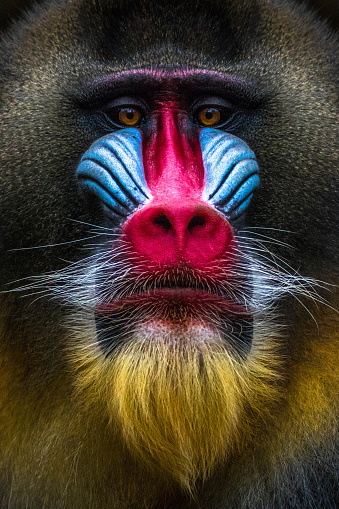
#> input picture photos/monkey.jpg, 339 x 509 px
$ python masking.py
#> lines starting #> are read from the running program, lines starting #| are printed output that depends on the picture; after the words box and inside, x2 and y2 are one past the last pixel; in counts of white or black regions, pixels touching at a corner belong together
import cv2 as cv
import numpy as np

img = cv.imread('photos/monkey.jpg')
#> img is the input picture: shape (509, 339, 3); mean B, G, R 49.5, 59.5, 74.2
cv.imshow('Animal', img)

blank = np.zeros(img.shape[:2], dtype='uint8')
cv.imshow('Blank Image', blank)

mask = cv.circle(blank, (img.shape[1]//2, img.shape[0]//2), 100, 255, -1)
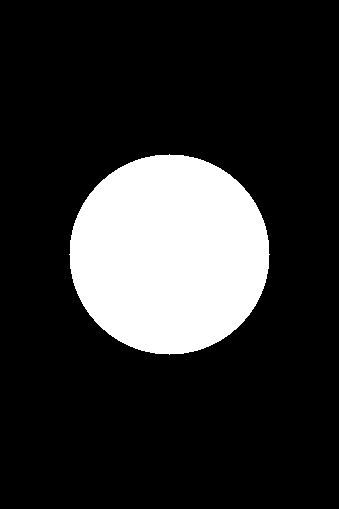
#> blank: shape (509, 339); 18.2% white; 1 white region, box (x1, y1, x2, y2) and area: (69, 154, 270, 355) 31417
cv.imshow('Mask', mask)


masked = cv.bitwise_and(img, img, mask=mask)
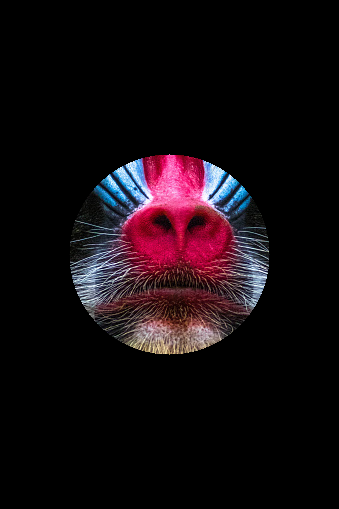
#> masked: shape (509, 339, 3); mean B, G, R 15.4, 11.3, 20
cv.imshow('Masked Image', masked)


cv.waitKey(0)

$ run again, with photos/group.jpg copied over photos/monkey.jpg
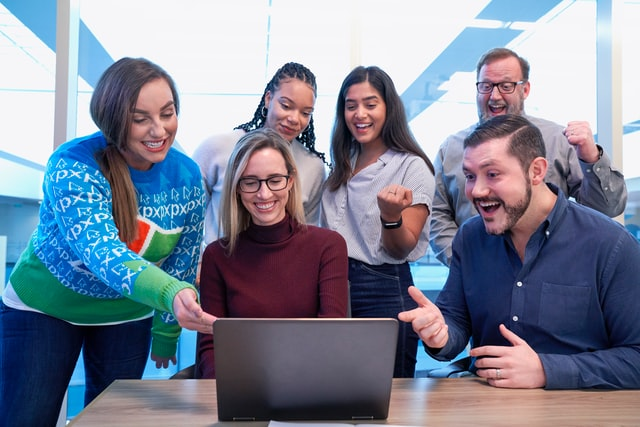
#> input picture photos/group.jpg, 640 x 427 px
#> img is the input picture: shape (427, 640, 3); mean B, G, R 149.5, 132.7, 126.3
#> `mask = cv.circle(blank, (img.shape[1]//2, img.shape[0]//2), 100, 255, ..`:
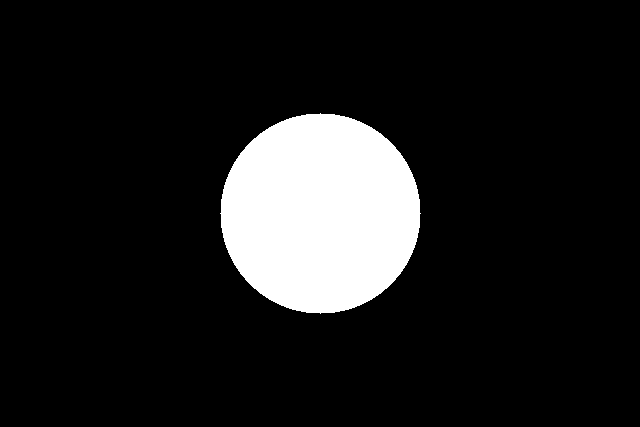
#> blank: shape (427, 640); 11.5% white; 1 white region, box (x1, y1, x2, y2) and area: (220, 113, 421, 314) 31417
#> `masked = cv.bitwise_and(img, img, mask=mask)`:
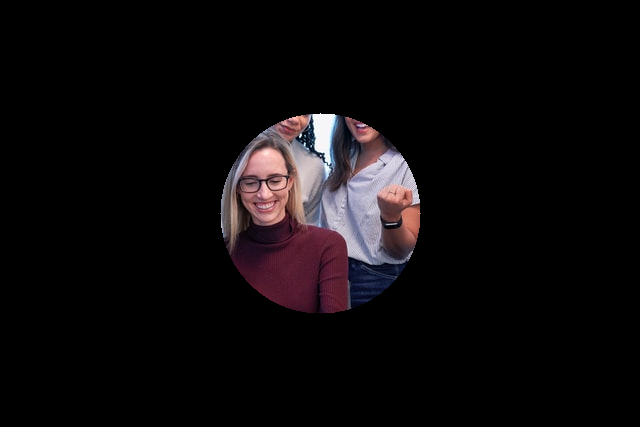
#> masked: shape (427, 640, 3); mean B, G, R 11.6, 10.2, 13.2
